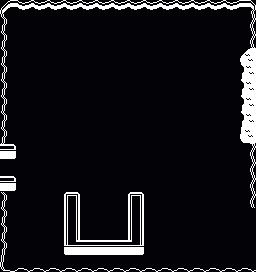

Rendered tile map (Tiled .tmx) drawn with the repository's tilesets; below, a short description and the full map source, tile grids included:
An orthogonal 16x17 tile map with 16x16 px tiles, 1 tile layer (World) and 3 objects (player, mask, door).

<map version="1.10" tiledversion="1.10.2" orientation="orthogonal" renderorder="right-down" width="16" height="17" tilewidth="16" tileheight="16" infinite="0" backgroundcolor="#030307" nextlayerid="4" nextobjectid="16">
 <tileset firstgid="1" source="world.tsx" />
 <layer id="1" name="World" width="16" height="17">
  <data encoding="csv">
145,146,146,146,146,146,146,146,146,146,146,146,146,146,146,147,
169,0,0,0,0,0,0,0,0,0,0,0,0,0,0,171,
169,0,0,0,0,0,0,0,0,0,0,0,0,0,0,171,
169,0,0,0,0,0,0,0,0,0,0,0,0,0,0,13,
169,0,0,0,0,0,0,0,0,0,0,0,0,0,0,37,
169,0,0,0,0,0,0,0,0,0,0,0,0,0,0,37,
169,0,0,0,0,0,0,0,0,0,0,0,0,0,0,37,
169,0,0,0,0,0,0,0,0,0,0,0,0,0,0,37,
169,0,0,0,0,0,0,0,0,0,0,0,0,0,0,61,
75,0,0,0,0,0,0,0,0,0,0,0,0,0,0,171,
0,0,0,0,0,0,0,0,0,0,0,0,0,0,0,171,
75,0,0,0,0,0,0,0,0,0,0,0,0,0,0,171,
169,0,0,0,4,0,0,0,4,0,0,0,0,0,0,171,
169,0,0,0,28,0,0,0,28,0,0,0,0,0,0,0,
169,0,0,0,28,0,0,0,28,0,0,0,0,0,0,0,
169,0,0,0,77,74,74,74,80,0,0,0,0,0,0,0,
193,194,194,194,194,194,194,194,194,194,194,194,194,194,194,194
</data>
 </layer>
 <objectgroup id="3" name="Characters" class="door">
  <properties>
   <property name="key" type="int" value="1" />
  </properties>
  <object id="11" template="character.tx" name="Player" type="player" x="103.293" y="216.937" rotation="180" />
  <object id="13" template="character.tx" type="mask" x="107" y="91.5">
   <properties>
    <property name="id" type="int" value="1" />
   </properties>
  </object>
  <object id="15" template="character.tx" name="door" type="door" x="7.79167" y="168.229" rotation="180">
   <properties>
    <property name="key" type="int" value="1" />
   </properties>
  </object>
 </objectgroup>
</map>
